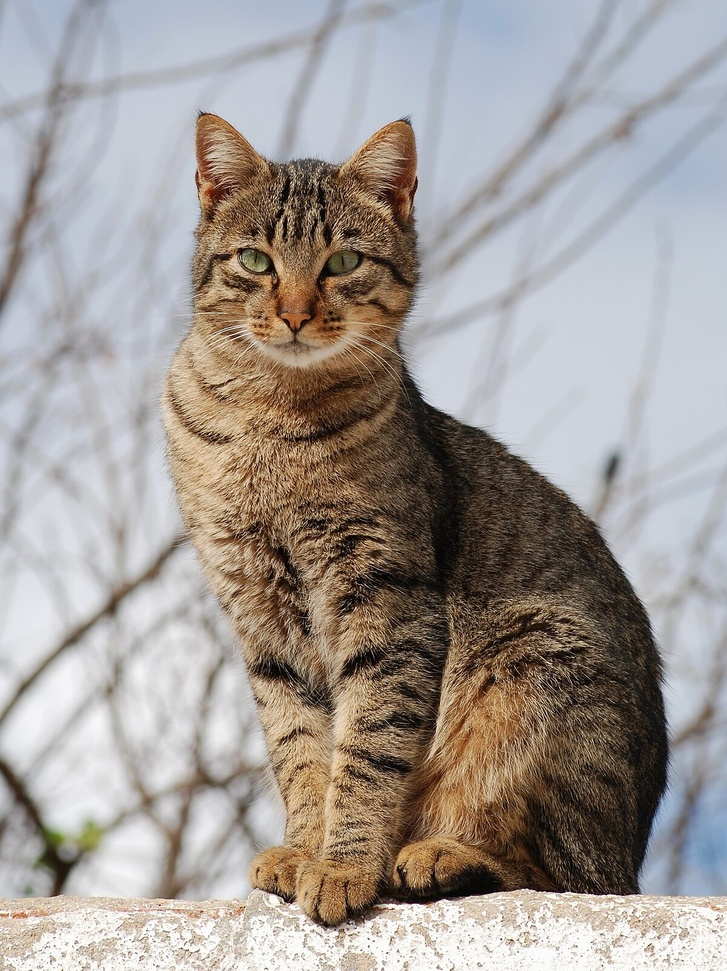
#> input picture data/Cat.jpg, 727 x 971 px, shrunk from 1200 x 1602 before the run
$ python -i filters.py   (imports and definitions only)
#> lines starting #> are read from the running program, lines starting #| are printed output that depends on the picture; after the words box and inside, x2 and y2 are one past the last pixel; in counts of white or black regions, pixels touching at a corner belong together
#> further down, picture is the input picture: PIL image 727x971 RGB; mean R, G, B 161.7, 154.8, 150.6
import numpy as np
from PIL import Image, ImageFilter

def convolucion(imagen: Image.Image, kernel: np.ndarray) -> np.ndarray:
    """
    Aplica una convolución genérica a una imagen usando un kernel dado.

    Parámetros
    ----------
    imagen : PIL.Image
        Imagen de entrada (RGB o escala de grises).
    kernel : np.ndarray
        Matriz del kernel de convolución (debe ser 2D).

    Retorna
    -------
    np.ndarray
        Imagen resultante después de aplicar la convolución.
    """
    # Convertir imagen a NumPy
    img_array = np.array(imagen, dtype=np.float32)

    # Si es en escala de grises -> agregar dimensión
    if img_array.ndim == 2:
        img_array = img_array[:, :, np.newaxis]

    # Tamaño del kernel
    k_h, k_w = kernel.shape
    pad_h, pad_w = k_h // 2, k_w // 2

    # Padding
    padded = np.pad(img_array, ((pad_h, pad_h), (pad_w, pad_w), (0, 0)), mode='reflect')

    # Crear salida
    salida = np.zeros_like(img_array)

    # Convolución canal por canal
    for c in range(img_array.shape[2]):
        for i in range(img_array.shape[0]):
            for j in range(img_array.shape[1]):
                region = padded[i:i + k_h, j:j + k_w, c]
                salida[i, j, c] = np.sum(region * kernel)

    # Normalizar al rango válido [0,255]
    salida = np.clip(salida, 0, 255).astype(np.uint8)

    # Quitar canal si era gris
    if salida.shape[2] == 1:
        salida = salida[:, :, 0]

    return salida

# --- Definir kernels de Sobel ---
KERNEL_SOBEL_X = np.array([[-1, 0, 1],
                           [-2, 0, 2],
                           [-1, 0, 1]], dtype=np.float32)

KERNEL_SOBEL_Y = np.array([[-1, -2, -1],
                           [ 0,  0,  0],
                           [ 1,  2,  1]], dtype=np.float32)


# [12 lines left out: functions sobel_x, sobel_y, not called in this run]

def canny(imagen: Image.Image, umbral_bajo: int = 50, umbral_alto: int = 150) -> np.ndarray:
    """
    Aplica el detector de bordes de Canny a una imagen en escala de grises.

    Parámetros:
    -----------
    imagen : PIL.Image
        Imagen de entrada (RGB o escala de grises).
    umbral_bajo : int
        Umbral bajo para histéresis.
    umbral_alto : int
        Umbral alto para histéresis.

    Retorna:
    --------
    np.ndarray
        Imagen binaria con los bordes detectados.
    """
#> called with umbral_bajo = 50, umbral_alto = 150
    # 1. Convertir a escala de grises
    gris = imagen.convert("L")
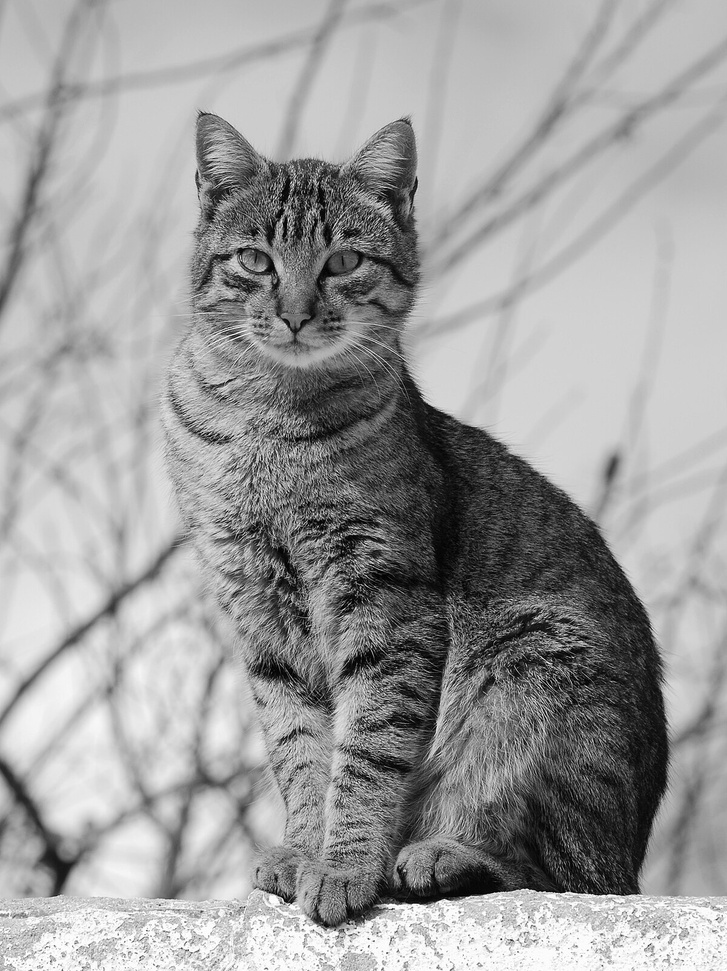
#> gris: PIL image 727x971 L; min 0, max 255, mean 156.4
    img = np.array(gris, dtype=np.float32)

    # 2. Suavizado con filtro Gaussiano
    img = np.array(gris.filter(ImageFilter.GaussianBlur(radius=1.4)), dtype=np.float32)

    # 3. Gradientes Sobel
    Kx = np.array([[-1,0,1],[-2,0,2],[-1,0,1]], dtype=np.float32)
    Ky = np.array([[-1,-2,-1],[0,0,0],[1,2,1]], dtype=np.float32)

    Gx = convolucion(gris, Kx).astype(np.float32)
#> after the loop in convolucion, `for c in range(img_array.shape[2]):`:
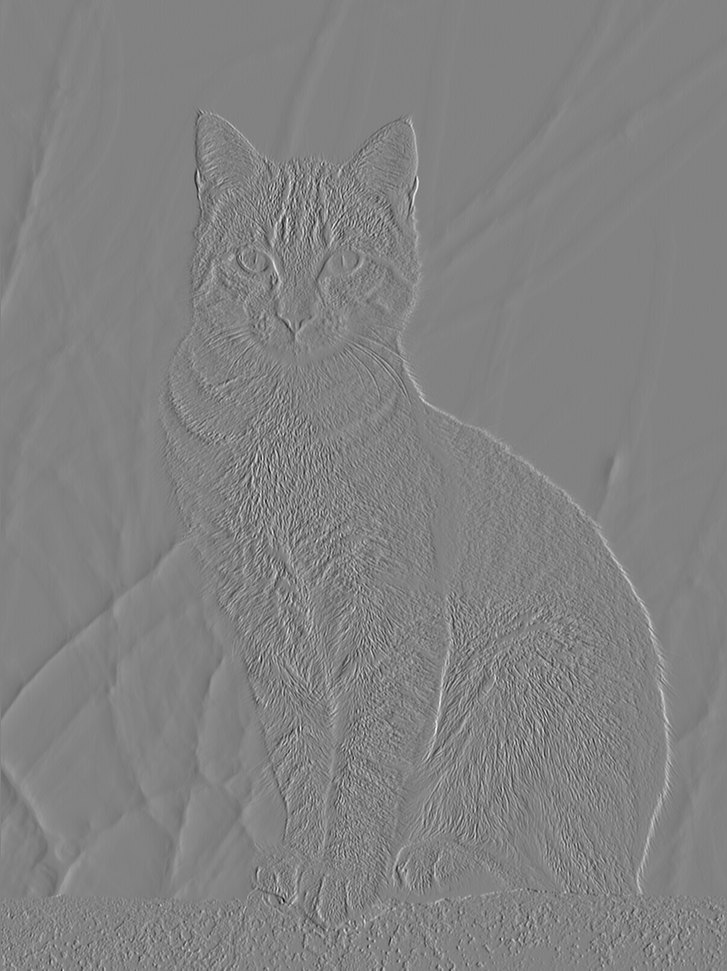
#> salida: shape (971, 727, 1) float32; min -878, max 841, mean 0.1; drawn with min black and max white
    Gy = convolucion(gris, Ky).astype(np.float32)
#> after the loop in convolucion (call 2), `for c in range(img_array.shape[2]):`:
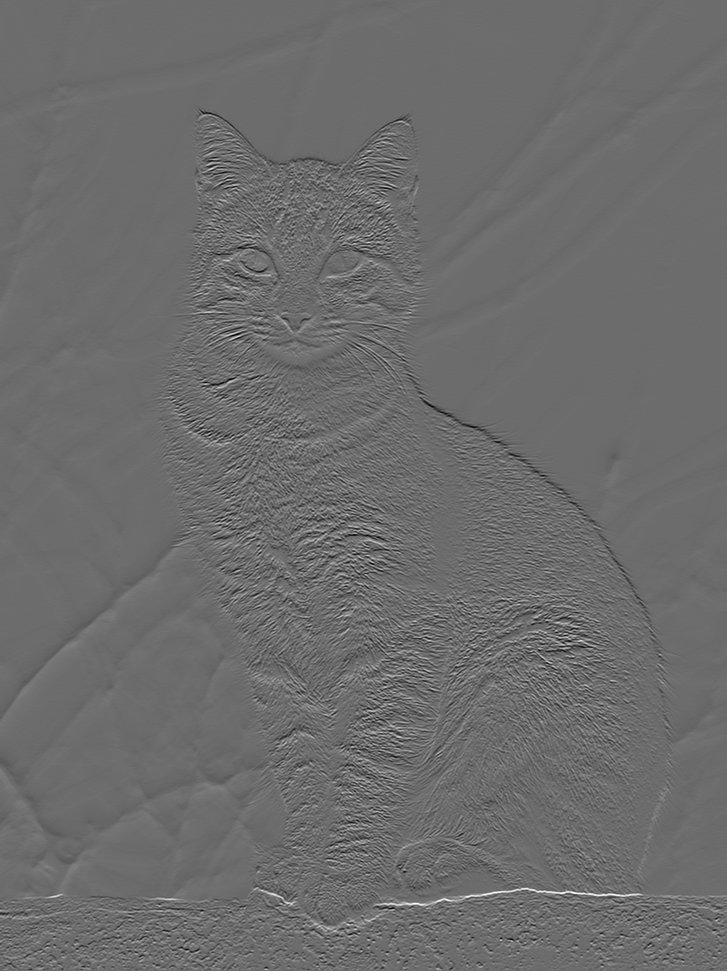
#> salida: shape (971, 727, 1) float32; min -722, max 975, mean 0.4; drawn with min black and max white

    magnitud = np.hypot(Gx, Gy)
    magnitud = magnitud / magnitud.max() * 255
    angulo = np.arctan2(Gy, Gx)
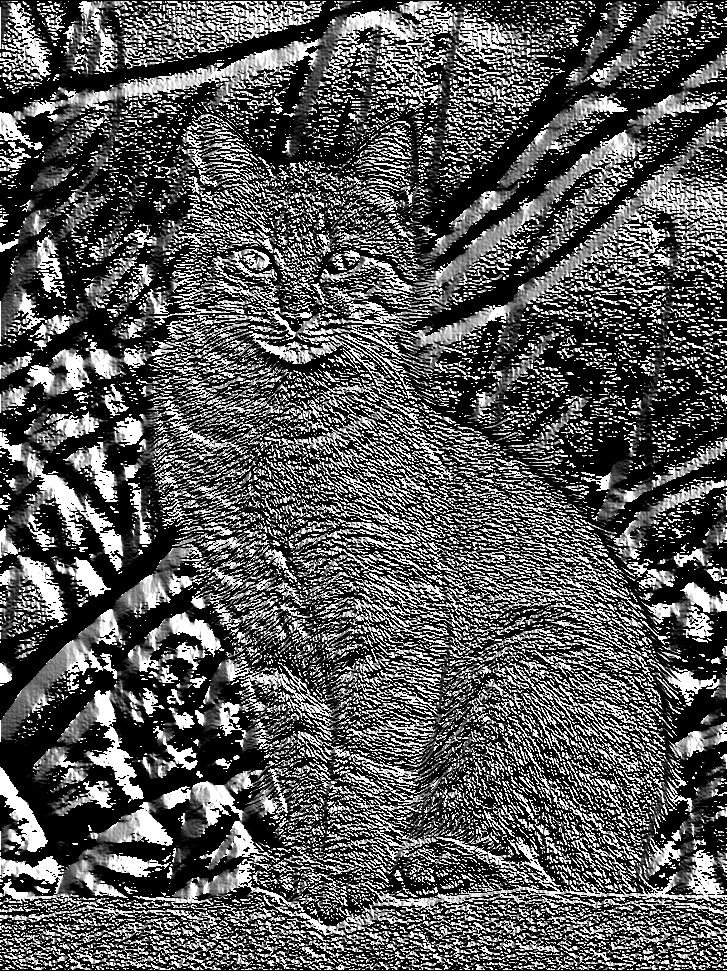
#> angulo: shape (971, 727) float32; min 0, max 1.57, mean 0.54; drawn with min black and max white

    # 4. Supresión no máxima
    M, N = magnitud.shape
#> M = 971; N = 727
    Z = np.zeros((M, N), dtype=np.float32)
    ang = angulo * 180. / np.pi
    ang[ang < 0] += 180

    for i in range(1, M-1):
        for j in range(1, N-1):
            q = 255
            r = 255

            # Dirección 0
            if (0 <= ang[i,j] < 22.5) or (157.5 <= ang[i,j] <= 180):
                q = magnitud[i, j+1]
                r = magnitud[i, j-1]
            # Dirección 45
            elif (22.5 <= ang[i,j] < 67.5):
                q = magnitud[i+1, j-1]
                r = magnitud[i-1, j+1]
            # Dirección 90
            elif (67.5 <= ang[i,j] < 112.5):
                q = magnitud[i+1, j]
                r = magnitud[i-1, j]
            # Dirección 135
            elif (112.5 <= ang[i,j] < 157.5):
                q = magnitud[i-1, j-1]
                r = magnitud[i+1, j+1]

            if (magnitud[i,j] >= q) and (magnitud[i,j] >= r):
                Z[i,j] = magnitud[i,j]
            else:
                Z[i,j] = 0
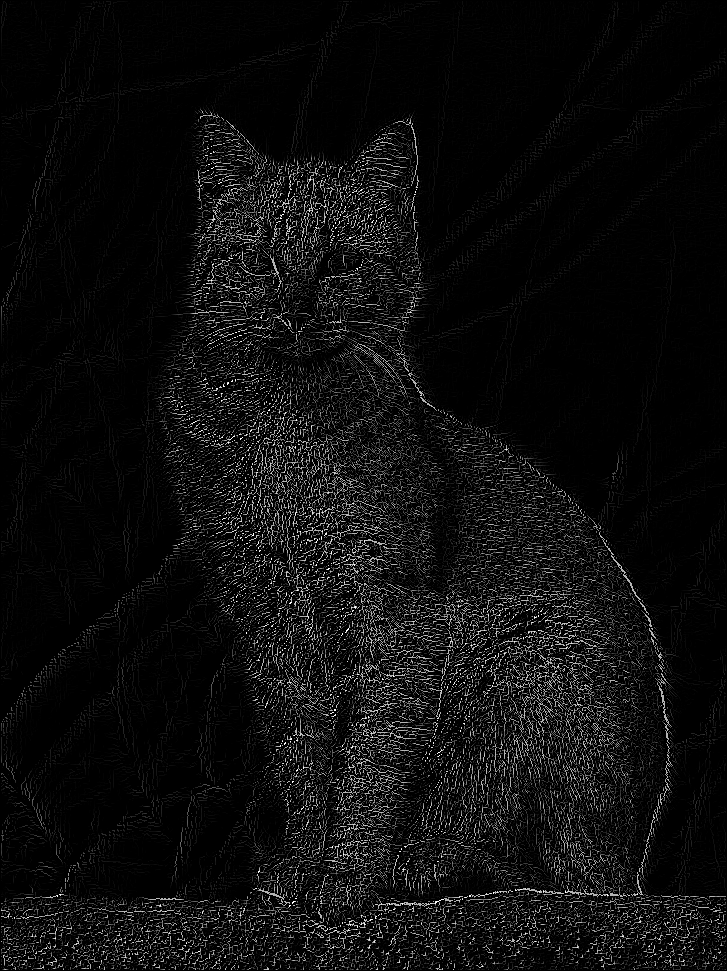
#> Z: shape (971, 727) float32; min 0, max 255, mean 14.2

    # 5. Umbral con histéresis
    fuerte = 255
    debil = 50

    res = np.zeros((M,N), dtype=np.uint8)
    fuerte_i, fuerte_j = np.where(Z >= umbral_alto)
    debil_i, debil_j = np.where((Z <= umbral_alto) & (Z >= umbral_bajo))

    res[fuerte_i, fuerte_j] = fuerte
    res[debil_i, debil_j] = debil

    # Conexión por histéresis
    for i in range(1, M-1):
        for j in range(1, N-1):
            if res[i,j] == debil:
                if ((res[i+1, j-1] == fuerte) or (res[i+1, j] == fuerte) or (res[i+1, j+1] == fuerte)
                    or (res[i, j-1] == fuerte) or (res[i, j+1] == fuerte)
                    or (res[i-1, j-1] == fuerte) or (res[i-1, j] == fuerte) or (res[i-1, j+1] == fuerte)):
                    res[i,j] = fuerte
                else:
                    res[i,j] = 0
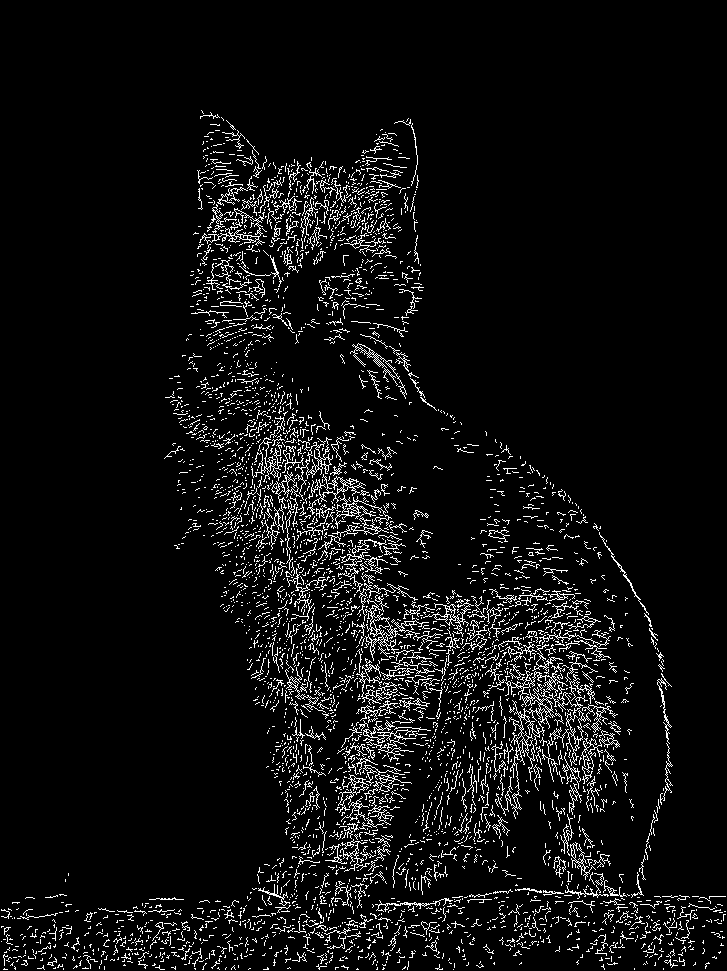
#> res: shape (971, 727); 6% white in thin lines or dots, all inside (x1, y1, x2, y2) = (1, 110, 726, 970)

    return res

# [34 lines left out: function filtro_laplaciano, not called in this run]

>>> from PIL import Image
>>> picture = Image.open('../data/Cat.jpg')
>>> result = canny(picture)
